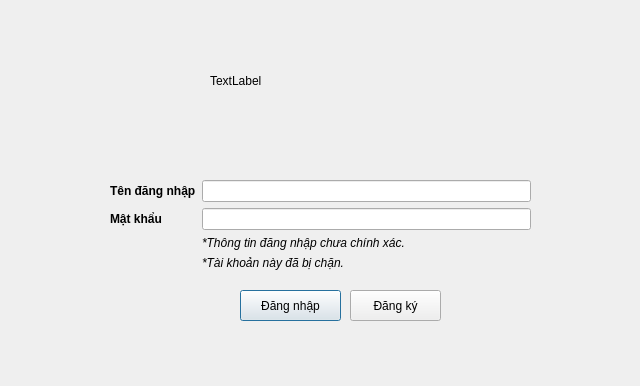
<?xml version="1.0" encoding="UTF-8"?>
<ui version="4.0">
 <class>signin</class>
 <widget class="QDialog" name="signin">
  <property name="geometry">
   <rect>
    <x>0</x>
    <y>0</y>
    <width>640</width>
    <height>386</height>
   </rect>
  </property>
  <property name="windowTitle">
   <string>Dialog</string>
  </property>
  <widget class="QWidget" name="formLayoutWidget">
   <property name="geometry">
    <rect>
     <x>110</x>
     <y>180</y>
     <width>421</width>
     <height>101</height>
    </rect>
   </property>
   <layout class="QFormLayout" name="formLayout">
    <item row="0" column="0">
     <widget class="QLabel" name="iDLabel">
      <property name="text">
       <string>&lt;html&gt;&lt;head/&gt;&lt;body&gt;&lt;p&gt;&lt;span style=&quot; font-size:9pt; font-weight:600;&quot;&gt;Tên đăng nhập&lt;/span&gt;&lt;/p&gt;&lt;/body&gt;&lt;/html&gt;</string>
      </property>
     </widget>
    </item>
    <item row="0" column="1">
     <widget class="QLineEdit" name="username"/>
    </item>
    <item row="1" column="0">
     <widget class="QLabel" name="passULabel">
      <property name="text">
       <string>&lt;html&gt;&lt;head/&gt;&lt;body&gt;&lt;p&gt;&lt;span style=&quot; font-size:9pt; font-weight:600;&quot;&gt;Mật khẩu&lt;/span&gt;&lt;/p&gt;&lt;/body&gt;&lt;/html&gt;</string>
      </property>
     </widget>
    </item>
    <item row="1" column="1">
     <widget class="QLineEdit" name="password">
      <property name="echoMode">
       <enum>QLineEdit::Password</enum>
      </property>
     </widget>
    </item>
    <item row="2" column="1">
     <widget class="QLabel" name="incorrect">
      <property name="text">
       <string>&lt;html&gt;&lt;head/&gt;&lt;body&gt;&lt;p&gt;&lt;span style=&quot; font-style:italic;&quot;&gt;*Thông tin đăng nhập chưa chính xác.&lt;/span&gt;&lt;/p&gt;&lt;/body&gt;&lt;/html&gt;</string>
      </property>
     </widget>
    </item>
    <item row="3" column="1">
     <widget class="QLabel" name="disable">
      <property name="text">
       <string>&lt;html&gt;&lt;head/&gt;&lt;body&gt;&lt;p&gt;&lt;span style=&quot; font-style:italic;&quot;&gt;*Tài khoản này đã bị chặn.&lt;/span&gt;&lt;/p&gt;&lt;/body&gt;&lt;/html&gt;</string>
      </property>
     </widget>
    </item>
   </layout>
  </widget>
  <widget class="QPushButton" name="pushButton">
   <property name="geometry">
    <rect>
     <x>240</x>
     <y>290</y>
     <width>101</width>
     <height>31</height>
    </rect>
   </property>
   <property name="text">
    <string>Đăng nhập</string>
   </property>
  </widget>
  <widget class="QPushButton" name="pushButton_2">
   <property name="geometry">
    <rect>
     <x>350</x>
     <y>290</y>
     <width>91</width>
     <height>31</height>
    </rect>
   </property>
   <property name="text">
    <string>Đăng ký</string>
   </property>
  </widget>
  <widget class="QLabel" name="yes24">
   <property name="geometry">
    <rect>
     <x>210</x>
     <y>0</y>
     <width>301</width>
     <height>161</height>
    </rect>
   </property>
   <property name="text">
    <string>TextLabel</string>
   </property>
  </widget>
  <zorder>yes24</zorder>
  <zorder>formLayoutWidget</zorder>
  <zorder>pushButton</zorder>
  <zorder>pushButton_2</zorder>
 </widget>
 <resources/>
 <connections/>
</ui>
